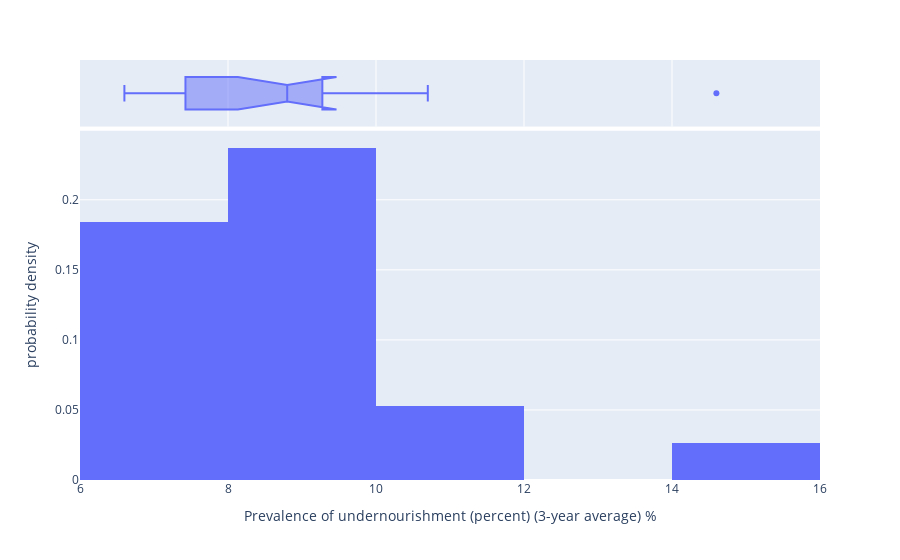

Source (notebook cell):
### Code cell
# Histogram Plot for Prevalence of undernourishment 
import plotly.express as px
import plotly.io as pio

# create a plot
fig = px.histogram(df['Prevalence of undernourishment (percent) (3-year average) %'],
                   x = 'Prevalence of undernourishment (percent) (3-year average) %',
                   marginal = 'box', histnorm= 'probability density'
                   )


fig.show()

fig.write_image("C:/Users/Emmanuel Aminu/Downloads/Food Security Prediction Model/Images/fig2.png")

### Figure 1 — Plotly figure (JSON) as saved in the notebook; plotly's stock layout.template omitted (floating-point values rounded to 4 significant figures)
{"data": [{"alignmentgroup": "True", "bingroup": "x", "histnorm": "probability density", "hovertemplate": "Prevalence of undernourishment (percent) (3-year average) %=%{x}<br>probability density=%{y}<extra></extra>", "legendgroup": "", "marker": {"color": "#636efa", "pattern": {"shape": ""}}, "name": "", "offsetgroup": "", "orientation": "v", "showlegend": false, "type": "histogram", "x": [8.9, 8.9, 8.6, 7.9, 7.1, 6.7, 6.6, 6.8, 7.3, 7.8, 8.1, 8.8, 9, 9.3, 9.2, 9.4, 10, 10.7, 14.6], "xaxis": "x", "yaxis": "y"}, {"alignmentgroup": "True", "hovertemplate": "Prevalence of undernourishment (percent) (3-year average) %=%{x}<extra></extra>", "legendgroup": "", "marker": {"color": "#636efa"}, "name": "", "notched": true, "offsetgroup": "", "showlegend": false, "type": "box", "x": [8.9, 8.9, 8.6, 7.9, 7.1, 6.7, 6.6, 6.8, 7.3, 7.8, 8.1, 8.8, 9, 9.3, 9.2, 9.4, 10, 10.7, 14.6], "xaxis": "x2", "yaxis": "y2"}], "layout": {"barmode": "relative", "legend": {"tracegroupgap": 0}, "margin": {"t": 60}, "xaxis": {"anchor": "y", "domain": [0, 1], "title": {"text": "Prevalence of undernourishment (percent) (3-year average) %"}}, "xaxis2": {"anchor": "y2", "domain": [0, 1], "matches": "x", "showgrid": true, "showticklabels": false}, "yaxis": {"anchor": "x", "domain": [0, 0.8316], "title": {"text": "probability density"}}, "yaxis2": {"anchor": "x2", "domain": [0.8416, 1], "matches": "y2", "showgrid": false, "showline": false, "showticklabels": false, "ticks": ""}}}
